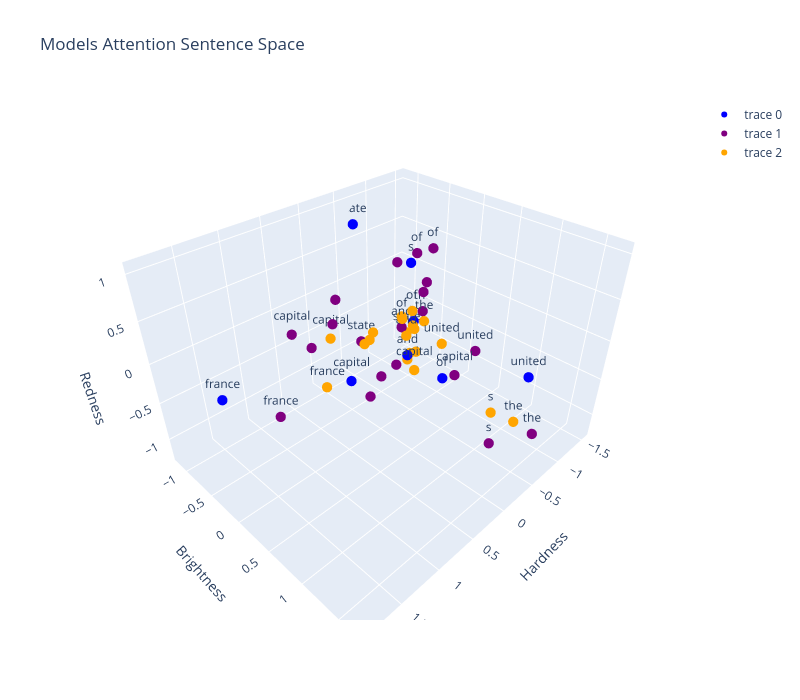

The code cell stored with this chart in its notebook:
### Code cell
sentences = [
    {
        "words": sentence_meanings_without_pos.detach().numpy(),
        "labels": u_tokenizer.tokenize(prompt),
        "color": "blue",
    },
    {
        "words": sentence_meanings.detach().numpy(),
        "labels": u_tokenizer.tokenize(prompt),
        "color": "purple", 
    },
    {
        "words": sentence_context_vectors.detach().numpy(),
        "labels": u_tokenizer.tokenize(prompt),
        "color": "orange", 
    }
]
plot_tokens(sentences, "Models Attention Sentence Space")

### Figure 1 — Plotly figure (JSON) as saved in the notebook; plotly's stock layout.template omitted (floating-point values rounded to 4 significant figures)
{"data": [{"hoverinfo": "text", "marker": {"color": "blue", "size": 6}, "mode": "markers+text", "text": ["the", " ", "capital", " ", "of", " ", "united", " ", "state", "s", " ", "and", " ", "the", " ", "capital", " ", "of", " ", "france"], "type": "scatter3d", "x": [-1.526, -0.7448, -0.1002, -0.7448, -0.7121, -0.7448, -0.2223, -0.7448, -0.697, -0.07983, -0.7448, -0.111, -0.7448, -1.526, -0.7448, -0.1002, -0.7448, -0.7121, -0.7448, 1.879], "y": [-0.7502, -0.2022, -0.6092, -0.2022, 0.3037, -0.2022, 1.687, -0.2022, -1.161, 0.3417, -0.2022, 0.2927, -0.2022, -0.7502, -0.2022, -0.6092, -0.2022, 0.3037, -0.2022, -0.07213], "z": [-0.654, -0.2297, -0.9798, -0.2297, -0.7773, -0.2297, 0.2284, -0.2297, 0.6995, 0.9488, -0.2297, -0.1578, -0.2297, -0.654, -0.2297, -0.9798, -0.2297, -0.7773, -0.2297, 0.1578]}, {"hoverinfo": "text", "marker": {"color": "purple", "size": 6}, "mode": "markers+text", "text": ["the", " ", "capital", " ", "of", " ", "united", " ", "state", "s", " ", "and", " ", "the", " ", "capital", " ", "of", " ", "france"], "type": "scatter3d", "x": [-1.526, -0.2092, 0.9326, 0.7698, -0.1228, -0.4315, -0.1496, -0.4106, -0.5907, -0.3183, 0.5, -0.1583, -0.7518, -1.11, 0.1257, 0.7132, 0.6472, -0.5514, -0.6643, 1.834], "y": [-0.7502, -0.2013, -0.2774, -0.1935, 0.3777, -0.178, 1.128, -0.1555, -0.9515, 1.296, -0.1103, 0.1584, -0.07449, 1.35, -0.03567, 1.562, 0.004572, 0.2102, 0.04463, 0.7552], "z": [-0.654, -0.7509, 0.3166, 0.1223, 1.047, 0.6491, 0.2814, -0.6625, -0.7913, -0.8974, 0.5979, 0.1103, 0.2059, -1.234, -0.7692, 0.6792, 0.4344, 0.8985, 0.4077, 0.4377]}, {"hoverinfo": "text", "marker": {"color": "orange", "size": 6}, "mode": "markers+text", "text": ["the", " ", "capital", " ", "of", " ", "united", " ", "state", "s", " ", "and", " ", "the", " ", "capital", " ", "of", " ", "france"], "type": "scatter3d", "x": [-1.364, -0.3833, 0.6289, 0.4327, 0.06231, -0.2149, -0.02758, -0.488, -0.8795, -0.6646, 0.3295, -0.1033, -0.4629, -0.9981, -0.2338, 0.6268, 0.4249, -0.1742, -0.3606, 1.326], "y": [-0.5804, 0.07707, -0.06047, 0.2193, 0.3735, 0.1034, 0.8163, 0.0775, -0.4359, 1.05, 0.2349, 0.279, 0.06479, 1.152, 0.181, 1.058, 0.2853, 0.2892, 0.1359, 0.7178], "z": [-0.665, -0.369, 0.2308, 0.2051, 0.4016, 0.1941, 0.2735, -0.4011, -0.5518, -0.8285, 0.301, 0.08432, -0.09039, -1.104, -0.3295, 0.423, 0.2814, 0.3568, 0.03093, 0.432]}], "layout": {"height": 700, "scene": {"xaxis": {"title": {"text": "Hardness"}}, "yaxis": {"title": {"text": "Brightness"}}, "zaxis": {"title": {"text": "Redness"}}}, "title": {"text": "Models Attention Sentence Space"}, "width": 800}}
